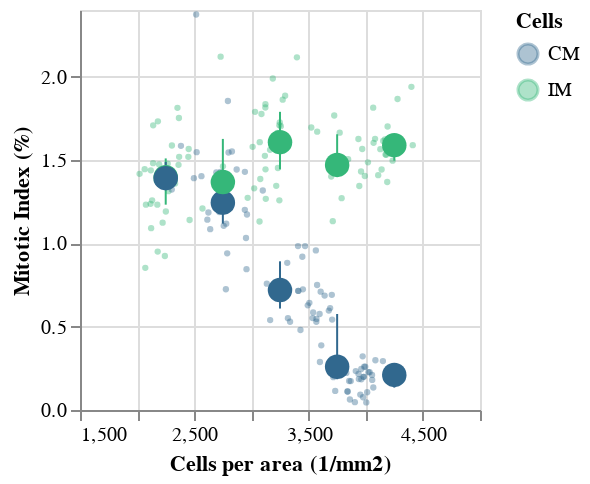

Notebook code for this chart:
### Code cell
SCATTERBIN_MI_Pop2 = Scatterbin(
    dataframe = df, 
    x = "Population_density_cells_per_mm2", 
    y = "Mitotic Index (%)", 
    color = "Cells", 
    x_title = "Cells per area (1/mm2)", 
    y_title = "Mitotic Index (%)", 
    binextent = [0, 5000], 
    binstep = 500,
    x_min = 1500,
    x_max = 5000,
    y_min = 0,
    y_max = 2.4
)
SCATTERBIN_MI_Pop2

### Figure 1 — Vega-Lite specification as saved in the notebook (floating-point values rounded to 4 significant figures; data arrays with more than 128 entries replaced by an {"elided": "..."} marker saying what was removed)
{"config": {"view": {"continuousWidth": 300, "continuousHeight": 300}}, "layer": [{"mark": {"type": "circle", "opacity": 0.4, "size": 10}, "encoding": {"color": {"field": "Cells", "scale": {"scheme": "viridis"}, "type": "nominal"}, "x": {"field": "Population_density_cells_per_mm2", "scale": {"domain": [1500, 5000]}, "title": "Cells per area (1/mm2)", "type": "quantitative"}, "y": {"field": "Mitotic Index (%)", "scale": {"domain": [0, 2.4]}, "title": "Mitotic Index (%)", "type": "quantitative"}}}, {"mark": {"type": "errorbar", "extent": "iqr"}, "encoding": {"color": {"field": "Cells", "scale": {"scheme": "viridis"}, "type": "nominal"}, "x": {"bin": {"extent": [0, 5000], "step": 500}, "field": "Population_density_cells_per_mm2", "title": "Cells per area (1/mm2)", "type": "quantitative"}, "y": {"aggregate": "median", "bin": false, "field": "Mitotic Index (%)", "title": "Mitotic Index (%)", "type": "quantitative"}}}, {"mark": {"type": "circle", "opacity": 1, "size": 150}, "encoding": {"color": {"field": "Cells", "scale": {"scheme": "viridis"}, "type": "nominal"}, "x": {"bin": {"extent": [0, 5000], "step": 500}, "field": "Population_density_cells_per_mm2", "title": "Cells per area (1/mm2)", "type": "quantitative"}, "y": {"aggregate": "median", "bin": false, "field": "Mitotic Index (%)", "title": "Mitotic Index (%)", "type": "quantitative"}}}], "data": {"name": "data-c9ae3f91482b1d4b07a8966b7ffe475c"}, "height": 200, "width": 200, "$schema": "https://vega.github.io/schema/vega-lite/v5.20.1.json", "datasets": {"data-c9ae3f91482b1d4b07a8966b7ffe475c": {"elided": "180 records"}}}
